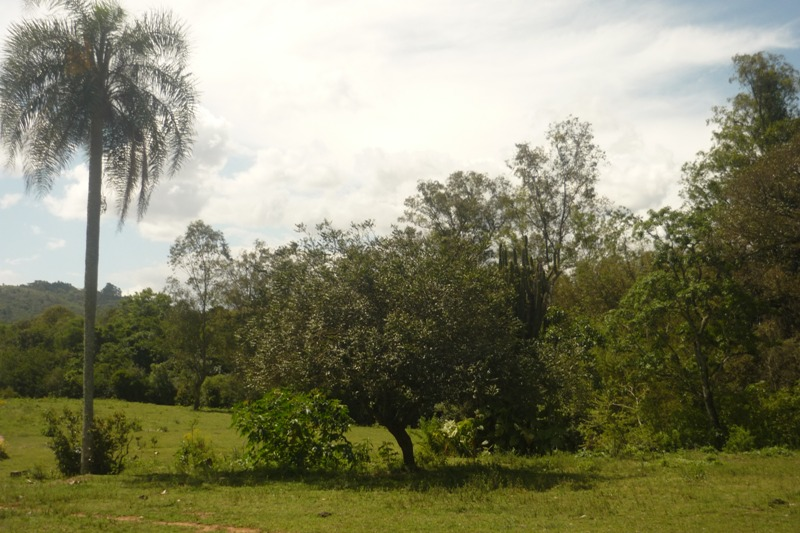
#> input picture Trab lucas/Paisagem_Natural.jfif, 800 x 533 px
$ python 'Operações morfológicas.py'
#> lines starting #> are read from the running program, lines starting #| are printed output that depends on the picture
import cv2
import numpy as np

# Carregar a imagem
image = cv2.imread('Paisagem_Natural.jfif', 0)  # Carregar como grayscale
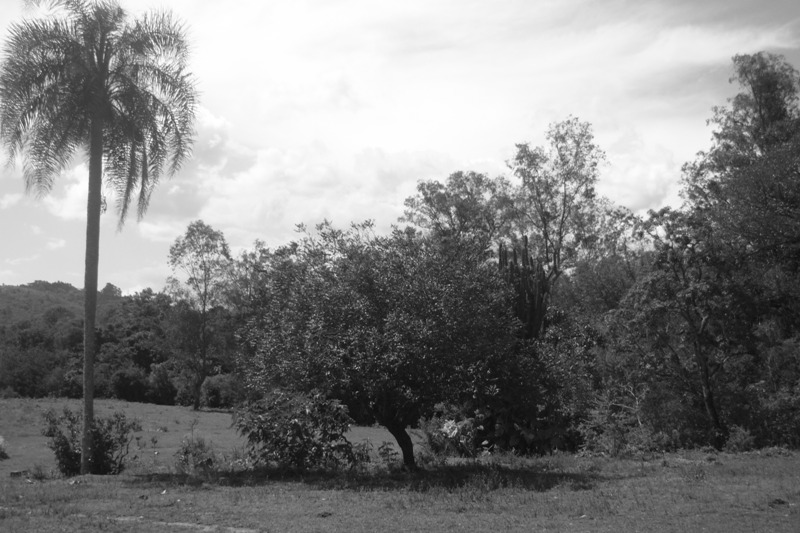
#> image: shape (533, 800); min 8, max 255, mean 128.6
cv2.imshow('Imagem Original', image)

# Definir o kernel para as operações morfológicas
kernel = np.ones((3, 3), np.uint8)

# Aplicar Erosão
erosion = cv2.erode(image, kernel, iterations=1)
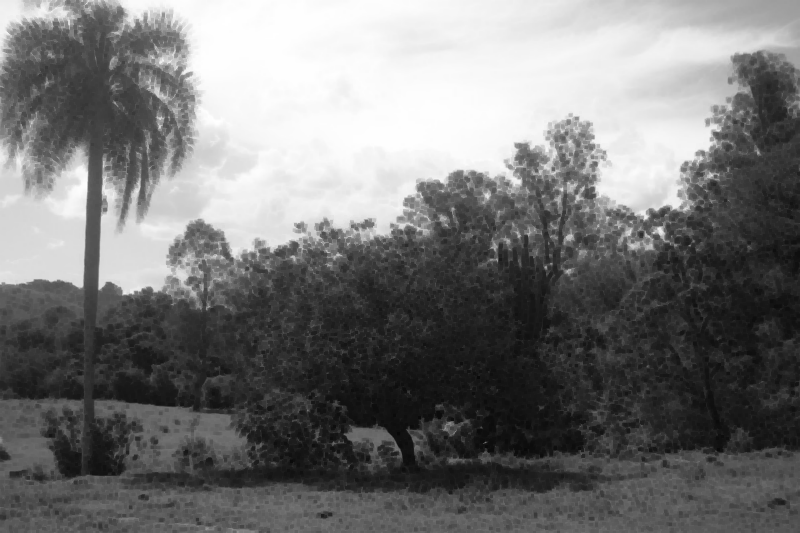
#> erosion: shape (533, 800); min 8, max 255, mean 117.2
cv2.imshow('Erosão', erosion)

# Aplicar Dilatação
dilation = cv2.dilate(image, kernel, iterations=1)
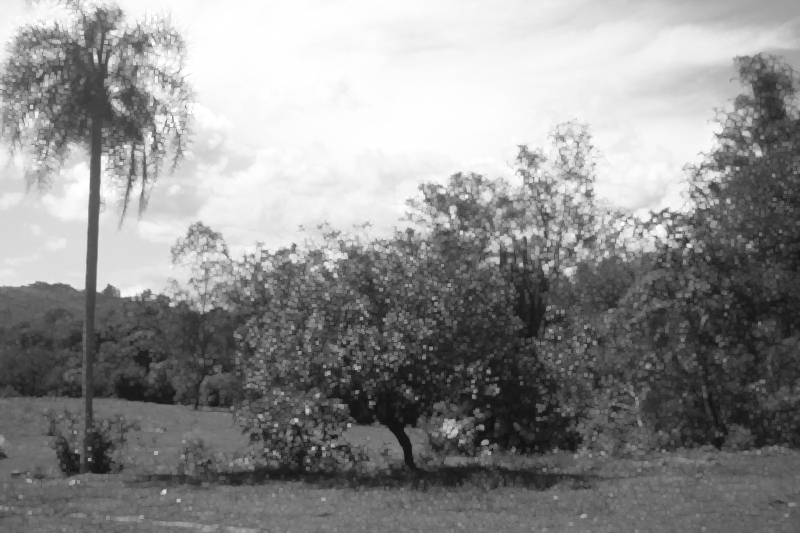
#> dilation: shape (533, 800); min 16, max 255, mean 141.4
cv2.imshow('Dilatação', dilation)

# Aplicar Abertura (Erosão seguida de Dilatação)
opening = cv2.morphologyEx(image, cv2.MORPH_OPEN, kernel)
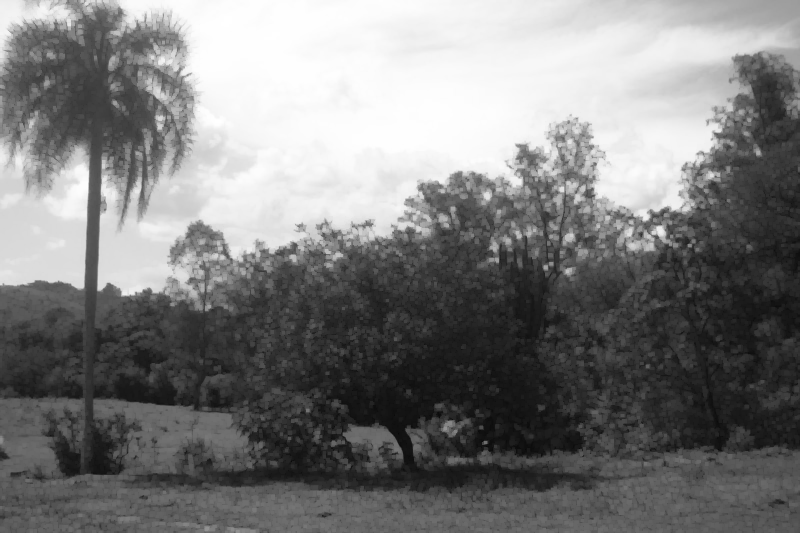
#> opening: shape (533, 800); min 8, max 255, mean 123.8
cv2.imshow('Abertura', opening)

# Aplicar Fechamento (Dilatação seguida de Erosão)
closing = cv2.morphologyEx(image, cv2.MORPH_CLOSE, kernel)
cv2.imshow('Fechamento', closing)

cv2.waitKey(0)
cv2.destroyAllWindows()

$ run again, with Trab lucas/loboguara-cke.webp saved as Trab lucas/Paisagem_Natural.jfif
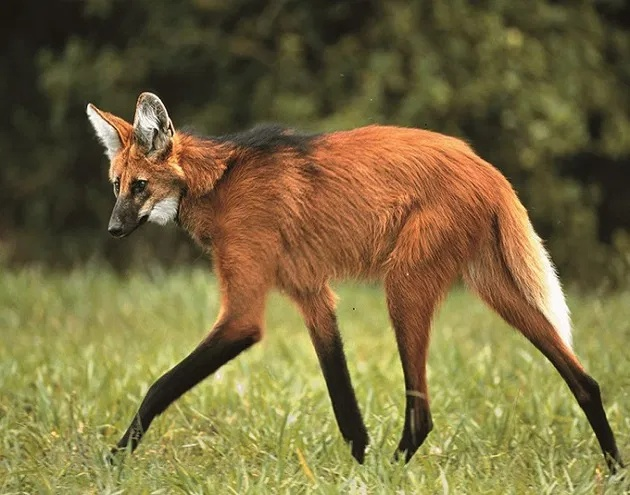
#> input picture Trab lucas/loboguara-cke.webp, 630 x 495 px
#> `dilation = cv2.dilate(image, kernel, iterations=1)`:
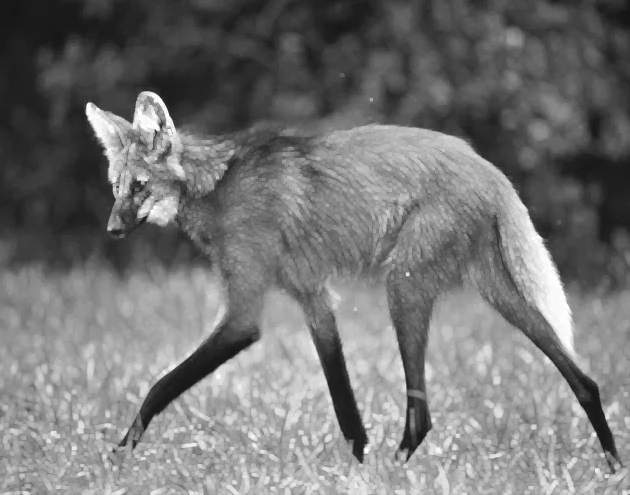
#> dilation: shape (495, 630); min 21, max 255, mean 117.1
#> `opening = cv2.morphologyEx(image, cv2.MORPH_OPEN, kernel)`:
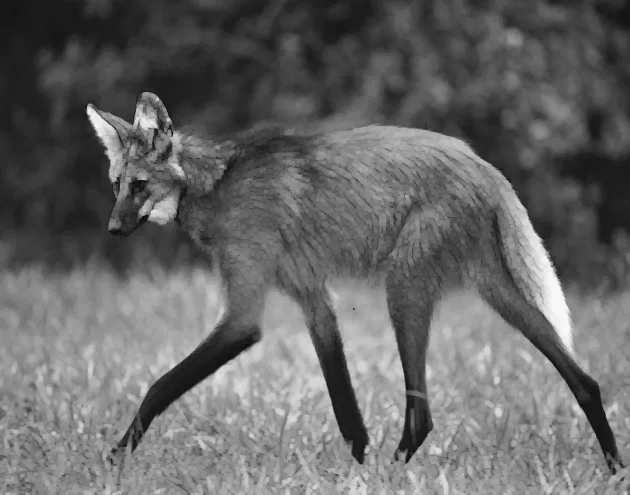
#> opening: shape (495, 630); min 1, max 249, mean 102.6
